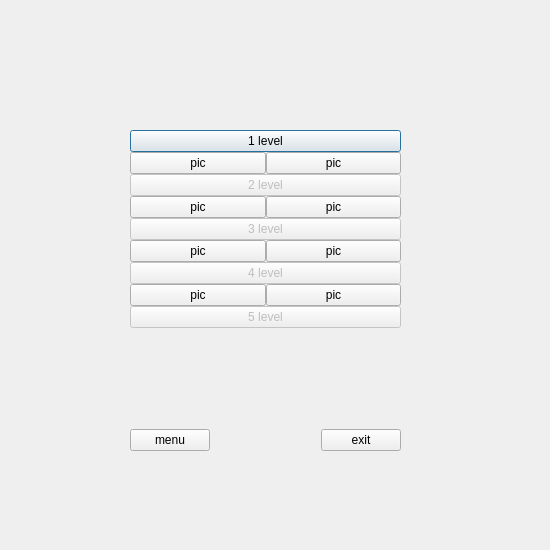
<?xml version="1.0" encoding="UTF-8"?>
<ui version="4.0">
 <class>levels</class>
 <widget class="QDialog" name="levels">
  <property name="geometry">
   <rect>
    <x>0</x>
    <y>0</y>
    <width>550</width>
    <height>550</height>
   </rect>
  </property>
  <property name="minimumSize">
   <size>
    <width>550</width>
    <height>550</height>
   </size>
  </property>
  <property name="maximumSize">
   <size>
    <width>550</width>
    <height>550</height>
   </size>
  </property>
  <property name="windowTitle">
   <string>Dialog</string>
  </property>
  <widget class="QWidget" name="verticalLayoutWidget">
   <property name="geometry">
    <rect>
     <x>130</x>
     <y>130</y>
     <width>271</width>
     <height>321</height>
    </rect>
   </property>
   <layout class="QVBoxLayout" name="verticalLayout">
    <property name="spacing">
     <number>0</number>
    </property>
    <item>
     <widget class="QPushButton" name="pushButton_1Level">
      <property name="text">
       <string>1 level</string>
      </property>
     </widget>
    </item>
    <item>
     <layout class="QHBoxLayout" name="horizontalLayout_1LevelButtons">
      <item>
       <widget class="QPushButton" name="pushButton_1Level1Sublevel">
        <property name="text">
         <string>pic</string>
        </property>
       </widget>
      </item>
      <item>
       <widget class="QPushButton" name="pushButton_1Level2Sublevel">
        <property name="text">
         <string>pic</string>
        </property>
       </widget>
      </item>
     </layout>
    </item>
    <item>
     <widget class="QPushButton" name="pushButton_2Level">
      <property name="enabled">
       <bool>false</bool>
      </property>
      <property name="text">
       <string>2 level</string>
      </property>
     </widget>
    </item>
    <item>
     <layout class="QHBoxLayout" name="horizontalLayout_2LevelButtons">
      <item>
       <widget class="QPushButton" name="pushButton_2Level1Sublevel">
        <property name="text">
         <string>pic</string>
        </property>
       </widget>
      </item>
      <item>
       <widget class="QPushButton" name="pushButton_2Level2Sublevel">
        <property name="text">
         <string>pic</string>
        </property>
       </widget>
      </item>
     </layout>
    </item>
    <item>
     <widget class="QPushButton" name="pushButton_3Level">
      <property name="enabled">
       <bool>false</bool>
      </property>
      <property name="text">
       <string>3 level</string>
      </property>
     </widget>
    </item>
    <item>
     <layout class="QHBoxLayout" name="horizontalLayout_3LevelButtons">
      <item>
       <widget class="QPushButton" name="pushButton_3Level1Sublevel">
        <property name="text">
         <string>pic</string>
        </property>
       </widget>
      </item>
      <item>
       <widget class="QPushButton" name="pushButton_3Level2Sublevel">
        <property name="text">
         <string>pic</string>
        </property>
       </widget>
      </item>
     </layout>
    </item>
    <item>
     <widget class="QPushButton" name="pushButton_4Level">
      <property name="enabled">
       <bool>false</bool>
      </property>
      <property name="text">
       <string>4 level</string>
      </property>
     </widget>
    </item>
    <item>
     <layout class="QHBoxLayout" name="horizontalLayout_4LevelButtons">
      <item>
       <widget class="QPushButton" name="pushButton_4Level1Sublevel">
        <property name="text">
         <string>pic</string>
        </property>
       </widget>
      </item>
      <item>
       <widget class="QPushButton" name="pushButton_4Level2Sublevel">
        <property name="text">
         <string>pic</string>
        </property>
       </widget>
      </item>
     </layout>
    </item>
    <item>
     <widget class="QPushButton" name="pushButton_5Level">
      <property name="enabled">
       <bool>false</bool>
      </property>
      <property name="text">
       <string>5 level</string>
      </property>
     </widget>
    </item>
    <item>
     <spacer name="verticalSpacer">
      <property name="orientation">
       <enum>Qt::Vertical</enum>
      </property>
      <property name="sizeHint" stdset="0">
       <size>
        <width>20</width>
        <height>40</height>
       </size>
      </property>
     </spacer>
    </item>
    <item>
     <layout class="QHBoxLayout" name="horizontalLayout_pageButtons">
      <item>
       <widget class="QPushButton" name="pushButton_menu">
        <property name="text">
         <string>menu</string>
        </property>
       </widget>
      </item>
      <item>
       <spacer name="horizontalSpacer">
        <property name="orientation">
         <enum>Qt::Horizontal</enum>
        </property>
        <property name="sizeHint" stdset="0">
         <size>
          <width>40</width>
          <height>20</height>
         </size>
        </property>
       </spacer>
      </item>
      <item>
       <widget class="QPushButton" name="pushButton_exit">
        <property name="text">
         <string>exit</string>
        </property>
       </widget>
      </item>
     </layout>
    </item>
   </layout>
  </widget>
 </widget>
 <resources/>
 <connections/>
</ui>
